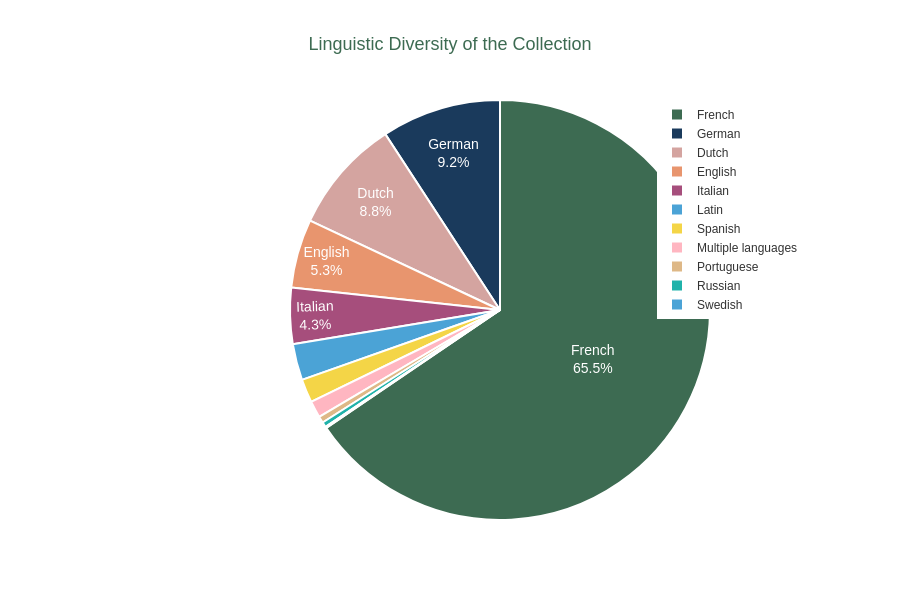

Write notebook code for a chart like this one.
### Markdown cell above
---
# CHART 2: Language Distribution (Pie Chart)

### Code cell
# Prepare data: count books by language
# Language code to full name mapping
language_names = {
    'fre': 'French',
    'ger': 'German',
    'dut': 'Dutch',
    'eng': 'English',
    'ita': 'Italian',
    'lat': 'Latin',
    'spa': 'Spanish',
    'por': 'Portuguese',
    'rus': 'Russian',
    'swe': 'Swedish',
    'multiple languages': 'Multiple languages'
}

lang_dist = df_language['language'].value_counts().reset_index()
lang_dist.columns = ['language', 'count']
lang_dist['language_full'] = lang_dist['language'].map(language_names)

# Define color mapping for languages
color_map = {
    'fre': colors['dark_green'],
    'ger': colors['navy_blue'],
    'dut': colors['rose_pink'],
    'eng': colors['warm_orange'],
    'ita': colors['magenta'],
}
other_colors = [colors['bright_blue'], colors['bright_yellow'], '#FFB6C1', '#DEB887', '#20B2AA']

chart_colors = []
for lang in lang_dist['language']:
    if lang in color_map:
        chart_colors.append(color_map[lang])
    else:
        chart_colors.append(other_colors[len(chart_colors) % len(other_colors)])

# Create pie chart
# Create pie chart with full language names
fig_lang = go.Figure(data=[go.Pie(
    labels=lang_dist['language_full'],  # Use full names instead of codes
    values=lang_dist['count'],
    marker=dict(colors=chart_colors, line=dict(color=colors['white'], width=2)),
    textinfo='label+percent',
    textfont=dict(size=14, color=colors['white'], family=font_family),
    hovertemplate='<b>%{label}</b><br>Count: %{value}<br>Percentage: %{percent}<extra></extra>'
)])

fig_lang.update_layout(
    title={
        'text': 'Linguistic Diversity of the Collection',
        'font': {'size': title_font_size, 'color': colors['dark_green'], 'family': font_family},
        'x': 0.5,
        'xanchor': 'center'
    },
    paper_bgcolor=colors['white'],
    plot_bgcolor=colors['white'],
    height=600,
    font=dict(size=label_font_size, color=colors['dark_gray'], family=font_family),
    showlegend=True,
    legend=dict(x=1.0, y=1.0, xanchor='right', yanchor='top', itemclick=False, itemdoubleclick=False)
)

# Export
output_path = f'{output_dir}language_distribution.html'
fig_lang.write_html(output_path, config={'responsive': True, 'displayModeBar': True})
print(f"✓ Exported: {output_path}")
fig_lang.show()

### Figure 1 — Plotly figure (JSON) as saved in the notebook; plotly's stock layout.template omitted (floating-point values rounded to 4 significant figures)
{"data": [{"hovertemplate": "<b>%{label}</b><br>Count: %{value}<br>Percentage: %{percent}<extra></extra>", "labels": ["French", "German", "Dutch", "English", "Italian", "Latin", "Spanish", "Multiple languages", "Portuguese", "Russian", "Swedish"], "marker": {"colors": ["#3D6B52", "#1A3A5C", "#D4A4A0", "#E8956E", "#A64E7C", "#4BA3D6", "#F4D547", "#FFB6C1", "#DEB887", "#20B2AA", "#4BA3D6"], "line": {"color": "#FFFFFF", "width": 2}}, "textfont": {"color": "#FFFFFF", "family": "Arial, sans-serif", "size": 14}, "textinfo": "label+percent", "type": "pie", "values": [655, 92, 88, 53, 43, 28, 18, 13, 5, 4, 1]}], "layout": {"font": {"color": "#333333", "family": "Arial, sans-serif", "size": 12}, "height": 600, "legend": {"itemclick": false, "itemdoubleclick": false, "x": 1, "xanchor": "right", "y": 1, "yanchor": "top"}, "paper_bgcolor": "#FFFFFF", "plot_bgcolor": "#FFFFFF", "showlegend": true, "title": {"font": {"color": "#3D6B52", "family": "Arial, sans-serif", "size": 18}, "text": "Linguistic Diversity of the Collection", "x": 0.5, "xanchor": "center"}}}
